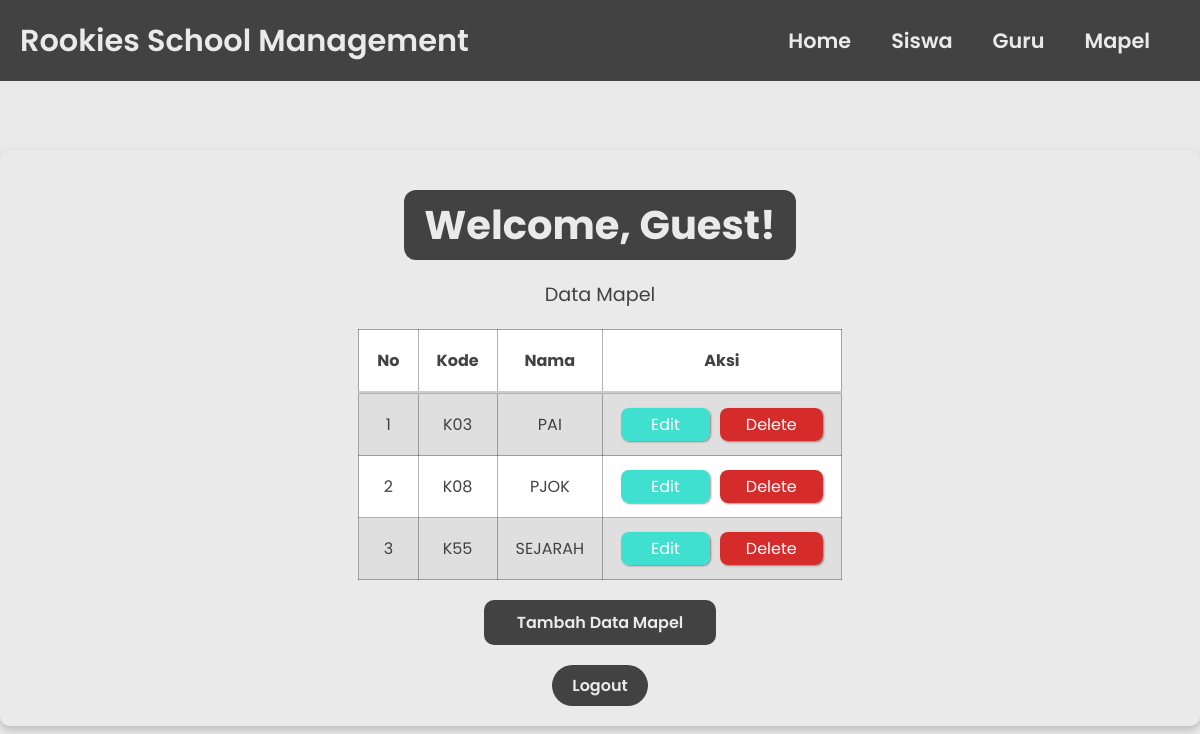
/mapel.php, run on an earlier commit of the app's database.
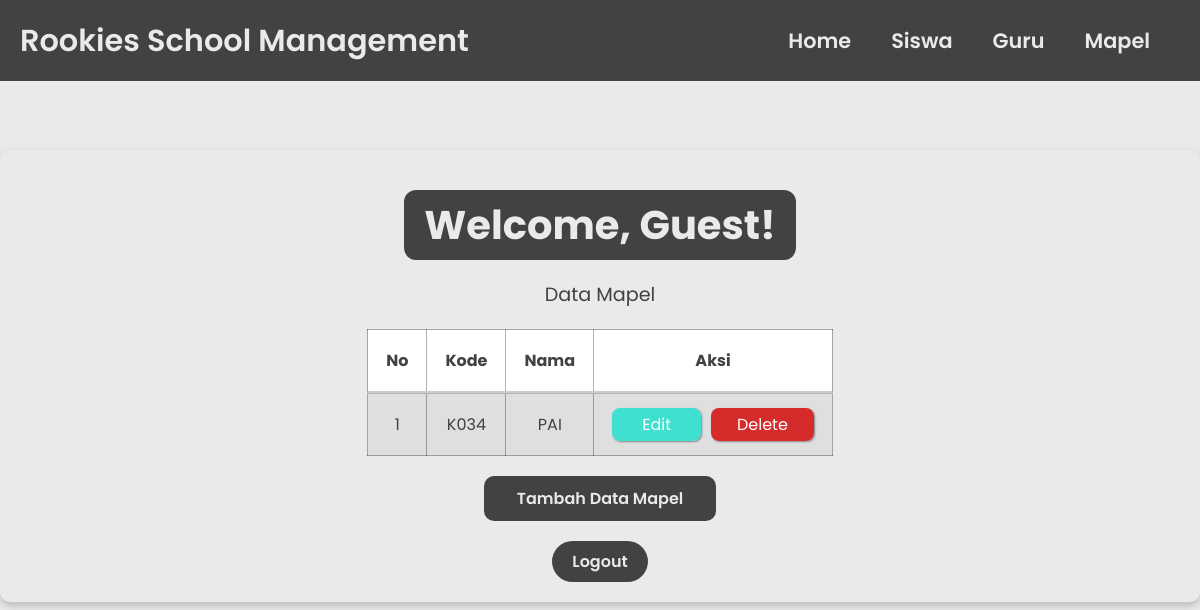
And on a later commit of the database.
### tables this page shows
CREATE TABLE `mapel` (
  `id` int(11) NOT NULL AUTO_INCREMENT,
  `kode` varchar(100) NOT NULL,
  `nama` varchar(100) NOT NULL,
  PRIMARY KEY (`id`)
);

### functions.php (called while the page is built, shortened)
<?php
$host_db    = "localhost";
$user_db    = "root";
$pass_db    = "";
$nama_db    = "sekolah";
$conn    = mysqli_connect($host_db, $user_db, $pass_db, $nama_db);
function query($query) {
  global $conn;
  $result = mysqli_query($conn, $query);
  $rows = [];
  while ( $row = mysqli_fetch_assoc($result) ) {
    $rows[] = $row;
  }
  return $rows;
}
?>

### mapel.php (the view, shortened to what this page needs)
<?php
require "functions.php";
$mapel = query("SELECT * FROM Mapel");
if (!isset($_SESSION['session_username'])) {
    $username = "Guest";
} else {
    $username = htmlspecialchars($_SESSION['session_username']);
}
?>
<!DOCTYPE html>
<html lang="en">
<head>
  <link rel="stylesheet" href="css-file/anggota.css">
</head>
<body>
  <header>
    <div class="brand">Rookies School Management</div>
    <nav>
      <ul>
        <li><a href="anggota.php">Home</a></li>
        <li><a href="siswa.php">Siswa</a></li>
        <li><a href="guru.php">Guru</a></li>
        <li><a href="mapel.php">Mapel</a></li>
      </ul>
    </nav>
  </header>
  <div class="container">
    <h1 class="welcome">Welcome, <?php echo $username; ?>!</h1>
    <p>Data Mapel</p>
    <table border="1" cellpadding="10" cellspacing="0">
      <tr>
        <th>No</th>
        <th>Kode</th>
        <th>Nama</th>
        <th>Aksi</th>
      </tr>
      <?php $i = 1; ?>
      <?php foreach( $mapel as $s ) : ?>
      <tr>
        <td><?= $i; ?></td>
        <td><?= $s["kode"]; ?></td>
        <td><?= $s["nama"]; ?></td>
        <td><a class="edit-btn" href="update.php?tabel=mapel&id=<?= $s['id'] ?>">Edit</a><a class="delete-btn"
            href="delete.php?tabel=mapel&id=<?= $s['id']; ?>">Delete</a></td>
      </tr>
      <?php $i++; ?>
      <?php endforeach; ?>
    </table>
    <a class="add-user" href="create.php?tabel=mapel">Tambah Data Mapel</a>
    <div class="logout-link">
      <form action="<?php echo htmlspecialchars($_SERVER['PHP_SELF']); ?>" method="post">
        <input type="submit" name="logout" class="btn" value="Logout">
      </form>
    </div>
  </div>
</body>
</html>

### css-file/anggota.css (style rules this page uses)
:root { --secondary: #424242; --primary: #eaeaea; --third: #f8f6ff; --error-bg: #fdecec; --error-text: #b85c5c; }
* { margin: 0; text-align: center; padding: 0; box-sizing: border-box; font-family: "Poppins", sans-serif; }
body { min-height: 100vh; background: var(--primary); overflow: hidden; }
header { background-color: var(--secondary); padding: 15px 20px; display: flex; justify-content: space-between; align-items: center; position: fixed; top: 0; left: 0; right: 0; }
header .brand { color: var(--primary); font-size: 1.9rem; font-weight: 600; }
header ul { width: auto; padding: 10px; display: flex; }
header ul li { list-style-type: none; margin: 0 20px; }
header ul li a { color: var(--primary); font-size: 1.3rem; font-weight: 600; text-decoration: none; transition: 0.3s; }
.container { display: flex; flex-direction: column; justify-content: center; align-items: center; width: 100%; max-width: 1200px; padding: 20px; background-color: var(--tertiary); border-radius: 10px; box-shadow: 0 4px 8px rgba(0, 0, 0, 0.2); margin: 150px auto; }
.container .welcome { background-color: var(--secondary); color: var(--primary); font-size: 2.5em; padding: 5px 20px; border-radius: 12px; margin: 20px 0; }
p { color: var(--secondary); font-size: 1.2em; margin-bottom: 20px; text-align: center; }
.btn { display: inline-block; width: auto; padding: 8px 20px; background: var(--secondary); border: none; border-radius: 40px; color: var(--primary); font-size: 1em; font-weight: 600; text-decoration: none; text-align: center; transition: background 0.3s ease; cursor: pointer; }
table { border-collapse: collapse; border: 1px solid rgba(0, 0, 0, 0.3); }
.logout-link { margin-top: 20px; }
.container table th, .container table td { padding: 18px; color: var(--secondary); }
th { background-color: #fff; border-bottom: 3px solid rgba(0, 0, 0, 0.2); }
tr:nth-child(even) { background-color: rgba(128, 128, 128, 0.1); }
tr:nth-child(odd) { background-color: white; }
.add-user { color: white; margin-top: 20px; background-color: var(--secondary); text-decoration: none; width: 20%; color: var(--primary); height: 10%; text-align: center; border-radius: 10px; transition: background 0.3s ease; padding: 10px 5px; font-weight: 600; }
td a { color: white; }
.edit-btn { margin-right: 10px; text-decoration: none; color: #fff; background-color: turquoise; padding: 5px 30px; border-radius: 8px; box-shadow: 1px 1px 2px rgba(0, 0, 0, 0.4); }
.delete-btn { text-decoration: none; color: #fff; background-color: rgb(214, 43, 43); padding: 5px 26px; border-radius: 8px; box-shadow: 1px 1px 2px rgba(0, 0, 0, 0.4); }

What changed in the data, as far as the page shows it:
removed mapel: kode "K08", nama "PJOK"
removed mapel: kode "K55", nama "SEJARAH"
changed mapel "PAI": kode "K03" → "K034"
